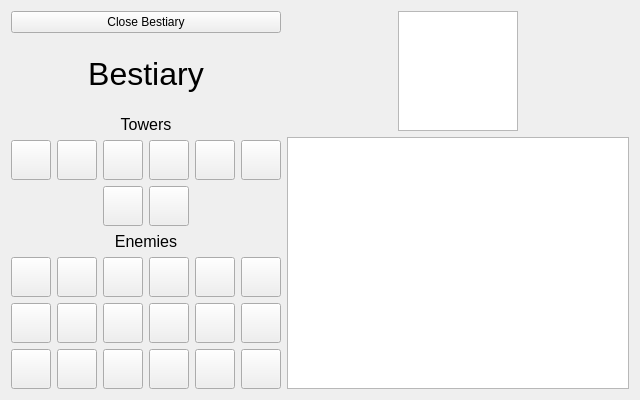
<?xml version="1.0" encoding="UTF-8"?>
<ui version="4.0">
 <class>BestiaryWindow</class>
 <widget class="QWidget" name="BestiaryWindow">
  <property name="geometry">
   <rect>
    <x>0</x>
    <y>0</y>
    <width>640</width>
    <height>400</height>
   </rect>
  </property>
  <property name="windowTitle">
   <string>Form</string>
  </property>
  <layout class="QHBoxLayout" name="horizontalLayout">
   <item>
    <layout class="QVBoxLayout" name="verticalLayout">
     <item>
      <widget class="QPushButton" name="ExitBestiary">
       <property name="text">
        <string>Close Bestiary</string>
       </property>
      </widget>
     </item>
     <item>
      <widget class="QLabel" name="BestiaryTitle">
       <property name="font">
        <font>
         <family>Arial</family>
         <pointsize>24</pointsize>
        </font>
       </property>
       <property name="text">
        <string>Bestiary</string>
       </property>
       <property name="alignment">
        <set>Qt::AlignCenter</set>
       </property>
      </widget>
     </item>
     <item>
      <layout class="QGridLayout" name="gridLayout">
       <item row="1" column="1">
        <widget class="QPushButton" name="Arts">
         <property name="minimumSize">
          <size>
           <width>40</width>
           <height>40</height>
          </size>
         </property>
         <property name="text">
          <string/>
         </property>
         <property name="icon">
          <iconset resource="../../assets.qrc">
           <normaloff>:/res/res/towers_images/ArtsStudent Purchase.png</normaloff>:/res/res/towers_images/ArtsStudent Purchase.png</iconset>
         </property>
         <property name="iconSize">
          <size>
           <width>40</width>
           <height>40</height>
          </size>
         </property>
        </widget>
       </item>
       <item row="1" column="2">
        <widget class="QPushButton" name="Wolfram">
         <property name="minimumSize">
          <size>
           <width>40</width>
           <height>40</height>
          </size>
         </property>
         <property name="text">
          <string/>
         </property>
         <property name="icon">
          <iconset resource="../../assets.qrc">
           <normaloff>:/res/res/towers_images/Wolfram Purchase.png</normaloff>:/res/res/towers_images/Wolfram Purchase.png</iconset>
         </property>
         <property name="iconSize">
          <size>
           <width>40</width>
           <height>40</height>
          </size>
         </property>
        </widget>
       </item>
       <item row="1" column="3">
        <widget class="QPushButton" name="Hacker">
         <property name="minimumSize">
          <size>
           <width>40</width>
           <height>40</height>
          </size>
         </property>
         <property name="text">
          <string/>
         </property>
         <property name="icon">
          <iconset resource="../../assets.qrc">
           <normaloff>:/res/res/towers_images/Hackerman Purchase.png</normaloff>:/res/res/towers_images/Hackerman Purchase.png</iconset>
         </property>
         <property name="iconSize">
          <size>
           <width>40</width>
           <height>40</height>
          </size>
         </property>
        </widget>
       </item>
       <item row="1" column="4">
        <widget class="QPushButton" name="Calculator">
         <property name="minimumSize">
          <size>
           <width>40</width>
           <height>40</height>
          </size>
         </property>
         <property name="text">
          <string/>
         </property>
         <property name="icon">
          <iconset resource="../../assets.qrc">
           <normaloff>:/res/res/towers_images/Calculator Purchase.png</normaloff>:/res/res/towers_images/Calculator Purchase.png</iconset>
         </property>
         <property name="iconSize">
          <size>
           <width>40</width>
           <height>40</height>
          </size>
         </property>
        </widget>
       </item>
       <item row="0" column="0" colspan="6">
        <widget class="QLabel" name="Towers">
         <property name="maximumSize">
          <size>
           <width>16777215</width>
           <height>20</height>
          </size>
         </property>
         <property name="font">
          <font>
           <family>Arial</family>
           <pointsize>12</pointsize>
          </font>
         </property>
         <property name="text">
          <string>Towers</string>
         </property>
         <property name="alignment">
          <set>Qt::AlignCenter</set>
         </property>
        </widget>
       </item>
       <item row="1" column="0">
        <widget class="QPushButton" name="Regular">
         <property name="minimumSize">
          <size>
           <width>40</width>
           <height>40</height>
          </size>
         </property>
         <property name="text">
          <string/>
         </property>
         <property name="icon">
          <iconset resource="../../assets.qrc">
           <normaloff>:/res/res/towers_images/RegularStudent Purchase.png</normaloff>:/res/res/towers_images/RegularStudent Purchase.png</iconset>
         </property>
         <property name="iconSize">
          <size>
           <width>40</width>
           <height>40</height>
          </size>
         </property>
        </widget>
       </item>
       <item row="1" column="5">
        <widget class="QPushButton" name="Nerd">
         <property name="minimumSize">
          <size>
           <width>40</width>
           <height>40</height>
          </size>
         </property>
         <property name="text">
          <string/>
         </property>
         <property name="icon">
          <iconset resource="../../assets.qrc">
           <normaloff>:/res/res/towers_images/Nerd Purchase.png</normaloff>:/res/res/towers_images/Nerd Purchase.png</iconset>
         </property>
         <property name="iconSize">
          <size>
           <width>40</width>
           <height>40</height>
          </size>
         </property>
        </widget>
       </item>
       <item row="2" column="2">
        <widget class="QPushButton" name="Ghostwriter">
         <property name="minimumSize">
          <size>
           <width>40</width>
           <height>40</height>
          </size>
         </property>
         <property name="text">
          <string/>
         </property>
         <property name="icon">
          <iconset resource="../../assets.qrc">
           <normaloff>:/res/res/towers_images/Ghostwriter Purchase.png</normaloff>:/res/res/towers_images/Ghostwriter Purchase.png</iconset>
         </property>
         <property name="iconSize">
          <size>
           <width>40</width>
           <height>40</height>
          </size>
         </property>
        </widget>
       </item>
       <item row="2" column="3">
        <widget class="QPushButton" name="Chegg">
         <property name="minimumSize">
          <size>
           <width>40</width>
           <height>40</height>
          </size>
         </property>
         <property name="text">
          <string/>
         </property>
         <property name="icon">
          <iconset resource="../../assets.qrc">
           <normaloff>:/res/res/towers_images/Chegg Purchase.png</normaloff>:/res/res/towers_images/Chegg Purchase.png</iconset>
         </property>
         <property name="iconSize">
          <size>
           <width>40</width>
           <height>40</height>
          </size>
         </property>
        </widget>
       </item>
      </layout>
     </item>
     <item>
      <layout class="QGridLayout" name="gridLayout_2">
       <item row="1" column="3">
        <widget class="QPushButton" name="GroupProj">
         <property name="minimumSize">
          <size>
           <width>40</width>
           <height>40</height>
          </size>
         </property>
         <property name="text">
          <string/>
         </property>
         <property name="icon">
          <iconset resource="../../assets.qrc">
           <normaloff>:/res/res/enemies_images/GpPrj Grid.png</normaloff>:/res/res/enemies_images/GpPrj Grid.png</iconset>
         </property>
         <property name="iconSize">
          <size>
           <width>40</width>
           <height>40</height>
          </size>
         </property>
        </widget>
       </item>
       <item row="0" column="0" colspan="6">
        <widget class="QLabel" name="Towers_2">
         <property name="maximumSize">
          <size>
           <width>16777215</width>
           <height>20</height>
          </size>
         </property>
         <property name="font">
          <font>
           <family>Arial</family>
           <pointsize>12</pointsize>
          </font>
         </property>
         <property name="text">
          <string>Enemies</string>
         </property>
         <property name="alignment">
          <set>Qt::AlignCenter</set>
         </property>
        </widget>
       </item>
       <item row="1" column="5">
        <widget class="QPushButton" name="Classviva">
         <property name="minimumSize">
          <size>
           <width>40</width>
           <height>40</height>
          </size>
         </property>
         <property name="text">
          <string/>
         </property>
         <property name="icon">
          <iconset resource="../../assets.qrc">
           <normaloff>:/res/res/enemies_images/MathHW2 Bestiary.png</normaloff>:/res/res/enemies_images/MathHW2 Bestiary.png</iconset>
         </property>
         <property name="iconSize">
          <size>
           <width>40</width>
           <height>40</height>
          </size>
         </property>
        </widget>
       </item>
       <item row="1" column="2">
        <widget class="QPushButton" name="EncryptedHW">
         <property name="minimumSize">
          <size>
           <width>40</width>
           <height>40</height>
          </size>
         </property>
         <property name="text">
          <string/>
         </property>
         <property name="icon">
          <iconset resource="../../assets.qrc">
           <normaloff>:/res/res/enemies_images/Encrypted Grid.png</normaloff>:/res/res/enemies_images/Encrypted Grid.png</iconset>
         </property>
         <property name="iconSize">
          <size>
           <width>40</width>
           <height>40</height>
          </size>
         </property>
        </widget>
       </item>
       <item row="2" column="5">
        <widget class="QPushButton" name="PaperPopQuiz">
         <property name="minimumSize">
          <size>
           <width>40</width>
           <height>40</height>
          </size>
         </property>
         <property name="text">
          <string/>
         </property>
         <property name="icon">
          <iconset resource="../../assets.qrc">
           <normaloff>:/res/res/enemies_images/PopQuiz1 Grid.png</normaloff>:/res/res/enemies_images/PopQuiz1 Grid.png</iconset>
         </property>
         <property name="iconSize">
          <size>
           <width>40</width>
           <height>40</height>
          </size>
         </property>
        </widget>
       </item>
       <item row="2" column="1">
        <widget class="QPushButton" name="CppFile">
         <property name="minimumSize">
          <size>
           <width>40</width>
           <height>40</height>
          </size>
         </property>
         <property name="text">
          <string/>
         </property>
         <property name="icon">
          <iconset resource="../../assets.qrc">
           <normaloff>:/res/res/enemies_images/COMPLab Grid.png</normaloff>:/res/res/enemies_images/COMPLab Grid.png</iconset>
         </property>
         <property name="iconSize">
          <size>
           <width>40</width>
           <height>40</height>
          </size>
         </property>
        </widget>
       </item>
       <item row="1" column="1">
        <widget class="QPushButton" name="Essay">
         <property name="minimumSize">
          <size>
           <width>40</width>
           <height>40</height>
          </size>
         </property>
         <property name="text">
          <string/>
         </property>
         <property name="icon">
          <iconset resource="../../assets.qrc">
           <normaloff>:/res/res/enemies_images/Essay Grid.png</normaloff>:/res/res/enemies_images/Essay Grid.png</iconset>
         </property>
         <property name="iconSize">
          <size>
           <width>40</width>
           <height>40</height>
          </size>
         </property>
        </widget>
       </item>
       <item row="1" column="4">
        <widget class="QPushButton" name="Webwork">
         <property name="minimumSize">
          <size>
           <width>40</width>
           <height>40</height>
          </size>
         </property>
         <property name="text">
          <string/>
         </property>
         <property name="icon">
          <iconset resource="../../assets.qrc">
           <normaloff>:/res/res/enemies_images/MathHW1 Grid.png</normaloff>:/res/res/enemies_images/MathHW1 Grid.png</iconset>
         </property>
         <property name="iconSize">
          <size>
           <width>40</width>
           <height>40</height>
          </size>
         </property>
        </widget>
       </item>
       <item row="2" column="0">
        <widget class="QPushButton" name="MathPaperwork">
         <property name="minimumSize">
          <size>
           <width>40</width>
           <height>40</height>
          </size>
         </property>
         <property name="text">
          <string/>
         </property>
         <property name="icon">
          <iconset resource="../../assets.qrc">
           <normaloff>:/res/res/enemies_images/MathHW3 Grid.png</normaloff>:/res/res/enemies_images/MathHW3 Grid.png</iconset>
         </property>
         <property name="iconSize">
          <size>
           <width>40</width>
           <height>40</height>
          </size>
         </property>
        </widget>
       </item>
       <item row="2" column="3">
        <widget class="QPushButton" name="PA">
         <property name="minimumSize">
          <size>
           <width>40</width>
           <height>40</height>
          </size>
         </property>
         <property name="text">
          <string/>
         </property>
         <property name="icon">
          <iconset resource="../../assets.qrc">
           <normaloff>:/res/res/enemies_images/PA Grid.png</normaloff>:/res/res/enemies_images/PA Grid.png</iconset>
         </property>
         <property name="iconSize">
          <size>
           <width>40</width>
           <height>40</height>
          </size>
         </property>
        </widget>
       </item>
       <item row="2" column="2">
        <widget class="QPushButton" name="HFile">
         <property name="minimumSize">
          <size>
           <width>40</width>
           <height>40</height>
          </size>
         </property>
         <property name="text">
          <string/>
         </property>
         <property name="icon">
          <iconset resource="../../assets.qrc">
           <normaloff>:/res/res/enemies_images/COMPLab2 Grid.png</normaloff>:/res/res/enemies_images/COMPLab2 Grid.png</iconset>
         </property>
         <property name="iconSize">
          <size>
           <width>40</width>
           <height>40</height>
          </size>
         </property>
        </widget>
       </item>
       <item row="1" column="0">
        <widget class="QPushButton" name="NormalHW">
         <property name="minimumSize">
          <size>
           <width>40</width>
           <height>40</height>
          </size>
         </property>
         <property name="text">
          <string/>
         </property>
         <property name="icon">
          <iconset resource="../../assets.qrc">
           <normaloff>:/res/res/enemies_images/NormalHW Grid.png</normaloff>:/res/res/enemies_images/NormalHW Grid.png</iconset>
         </property>
         <property name="iconSize">
          <size>
           <width>40</width>
           <height>40</height>
          </size>
         </property>
        </widget>
       </item>
       <item row="2" column="4">
        <widget class="QPushButton" name="Desmond">
         <property name="minimumSize">
          <size>
           <width>40</width>
           <height>40</height>
          </size>
         </property>
         <property name="text">
          <string/>
         </property>
         <property name="icon">
          <iconset resource="../../assets.qrc">
           <normaloff>:/res/res/enemies_images/Desmond Grid.png</normaloff>:/res/res/enemies_images/Desmond Grid.png</iconset>
         </property>
         <property name="iconSize">
          <size>
           <width>40</width>
           <height>40</height>
          </size>
         </property>
        </widget>
       </item>
       <item row="3" column="0">
        <widget class="QPushButton" name="IPRS">
         <property name="minimumSize">
          <size>
           <width>40</width>
           <height>40</height>
          </size>
         </property>
         <property name="text">
          <string/>
         </property>
         <property name="icon">
          <iconset resource="../../assets.qrc">
           <normaloff>:/res/res/enemies_images/PopQuiz2 Grid.png</normaloff>:/res/res/enemies_images/PopQuiz2 Grid.png</iconset>
         </property>
         <property name="iconSize">
          <size>
           <width>40</width>
           <height>40</height>
          </size>
         </property>
        </widget>
       </item>
       <item row="3" column="1">
        <widget class="QPushButton" name="Midterm">
         <property name="minimumSize">
          <size>
           <width>40</width>
           <height>40</height>
          </size>
         </property>
         <property name="text">
          <string/>
         </property>
         <property name="icon">
          <iconset resource="../../assets.qrc">
           <normaloff>:/res/res/enemies_images/Midterm Grid.png</normaloff>:/res/res/enemies_images/Midterm Grid.png</iconset>
         </property>
         <property name="iconSize">
          <size>
           <width>40</width>
           <height>40</height>
          </size>
         </property>
        </widget>
       </item>
       <item row="3" column="2">
        <widget class="QPushButton" name="MathExam">
         <property name="minimumSize">
          <size>
           <width>40</width>
           <height>40</height>
          </size>
         </property>
         <property name="text">
          <string/>
         </property>
         <property name="icon">
          <iconset resource="../../assets.qrc">
           <normaloff>:/res/res/enemies_images/MathsExam Grid.png</normaloff>:/res/res/enemies_images/MathsExam Grid.png</iconset>
         </property>
         <property name="iconSize">
          <size>
           <width>40</width>
           <height>40</height>
          </size>
         </property>
        </widget>
       </item>
       <item row="3" column="3">
        <widget class="QPushButton" name="FINAL">
         <property name="minimumSize">
          <size>
           <width>40</width>
           <height>40</height>
          </size>
         </property>
         <property name="text">
          <string/>
         </property>
         <property name="icon">
          <iconset resource="../../assets.qrc">
           <normaloff>:/res/res/enemies_images/FinalExam Grid.png</normaloff>:/res/res/enemies_images/FinalExam Grid.png</iconset>
         </property>
         <property name="iconSize">
          <size>
           <width>40</width>
           <height>40</height>
          </size>
         </property>
        </widget>
       </item>
       <item row="3" column="4">
        <widget class="QPushButton" name="ELPA">
         <property name="minimumSize">
          <size>
           <width>40</width>
           <height>40</height>
          </size>
         </property>
         <property name="text">
          <string/>
         </property>
         <property name="icon">
          <iconset resource="../../assets.qrc">
           <normaloff>:/res/res/enemies_images/ELPA Grid.png</normaloff>:/res/res/enemies_images/ELPA Grid.png</iconset>
         </property>
         <property name="iconSize">
          <size>
           <width>40</width>
           <height>40</height>
          </size>
         </property>
        </widget>
       </item>
       <item row="3" column="5">
        <widget class="QPushButton" name="FYP">
         <property name="minimumSize">
          <size>
           <width>40</width>
           <height>40</height>
          </size>
         </property>
         <property name="text">
          <string/>
         </property>
         <property name="icon">
          <iconset resource="../../assets.qrc">
           <normaloff>:/res/res/enemies_images/FYP Grid.png</normaloff>:/res/res/enemies_images/FYP Grid.png</iconset>
         </property>
         <property name="iconSize">
          <size>
           <width>40</width>
           <height>40</height>
          </size>
         </property>
        </widget>
       </item>
      </layout>
     </item>
    </layout>
   </item>
   <item>
    <layout class="QVBoxLayout" name="verticalLayout_2">
     <item alignment="Qt::AlignHCenter">
      <widget class="QGraphicsView" name="graphicsView">
       <property name="maximumSize">
        <size>
         <width>120</width>
         <height>120</height>
        </size>
       </property>
      </widget>
     </item>
     <item>
      <widget class="QTextBrowser" name="textBrowser"/>
     </item>
    </layout>
   </item>
  </layout>
 </widget>
 <resources>
  <include location="../../assets.qrc"/>
 </resources>
 <connections/>
</ui>
